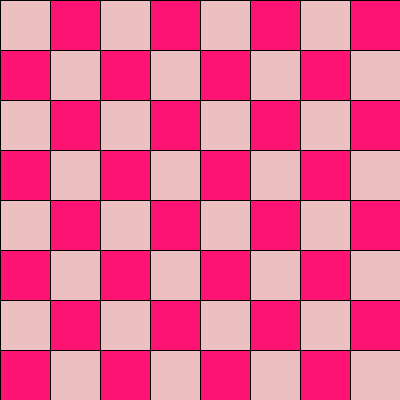
Frame 1 (no input)
Frame 60 (the mouse pressed at the canvas centre just before this capture): identical to frame 1, image omitted
Frame 120 (the mouse held since frame 60 and released just before this capture): identical to frame 1, image omitted

The Processing sketch that drew this single still picture (run headless with seeded random() and noise(); from frame 60 on, the mouse is pressed at the canvas centre):

// Processing sketch: processing_20485
// ── processing_20485.pde

/* Natalie Schabowicz PS1 - 6*/

void setup() {
 size (400, 400);
 smooth();
}

void draw() {
 
  /*loops/*
  
  /*for (init; test; update) { 
  statements
}*/

  for (int x=0; x<=400; x=x+50) {
   for (int y=0; y<=400; y=y+50)  
   {  
     
   /*conditional*/
   
     if((x+y)%20==0) {  
   fill(236,191,192); /*light pink*/    
} 
  else  {  
   fill(253,19,113); /*dark pink*/
   }  
   
   rect (x, y, 100, 100);
   }
  }
}
                                            
